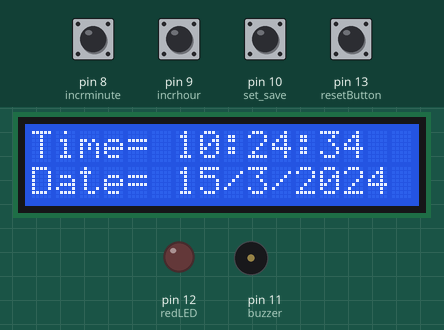
A sketch run on a simulated Arduino Uno, built with avr-gcc and run on an emulated ATmega328P. Parts: 16×2 character LCD, output pins drawn as LEDs (lit = HIGH), buzzer (waves = sounding, pin HIGH). The test bench sets the inputs (shaded band); at power-on: pin 8 (incrminute), pin 9 (incrhour), pin 10 (set_save), pin 13 (resetButton) HIGH. The local clock reads 2024-03-15 10:24:30 at power-on unless the sketch sets it.

Above: at 4.1 s.
5.3 s: pin 10 (set_save) pulled LOW for 0.2 s
At 5.9 s:
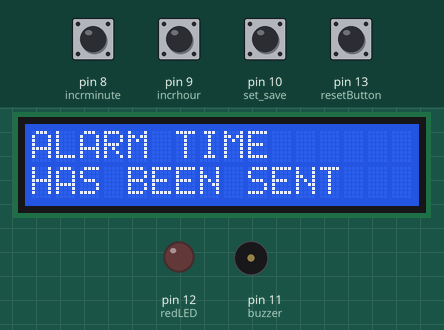
8.5 s: pin 13 (resetButton) pulled LOW for 1 s
At 9.6 s:
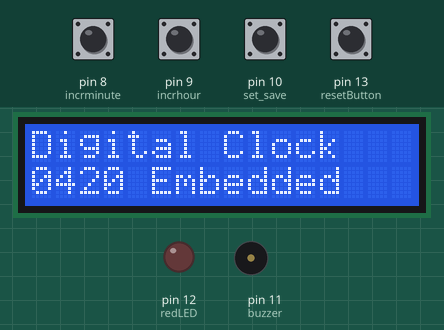
11.3 s: pin 10 (set_save) pulled LOW for 0.2 s
At 12.6 s:
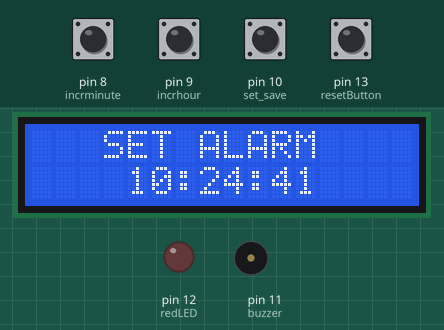
13.1 s: pin 8 (incrminute) pulled LOW for 1 s
At 15.3 s:
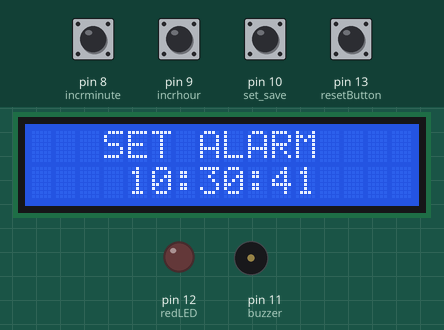
15.6 s: pin 9 (incrhour) pulled LOW for 0.2 s
At 17.1 s:
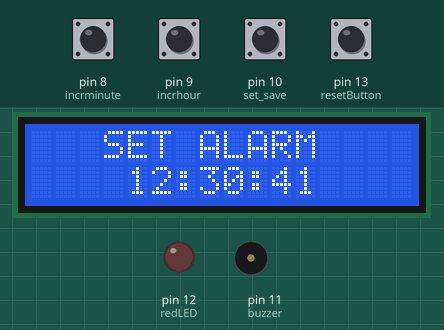
17.4 s: pin 8 (incrminute) pulled LOW for 0.2 s
At 18.5 s:
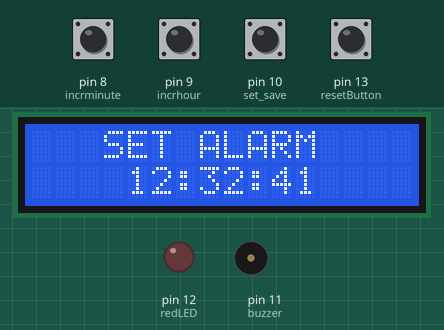
Timing chart, 0 to 20.2 s (numbered marks = the images above; inputs shaded):
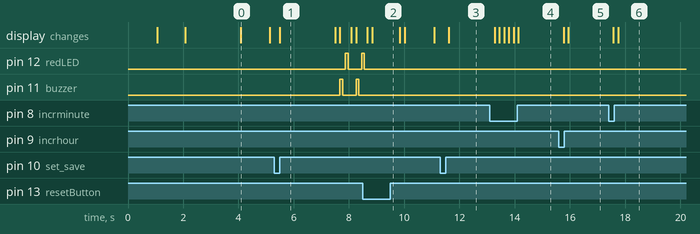

Measured:
- after the input at 5.3 s, pin 12 (redLED): LOW → HIGH after 2.6 s, → LOW 0.10 s later, → HIGH 0.48 s later; pin 11 (buzzer): alternates HIGH for 0.10 s and LOW for 0.48 s, starting after 2.4 s; the display: changes after 0.19 s (image 1)
- after the input at 8.5 s, pin 12 (redLED): goes on until 8.6 s, then stays LOW; pin 11 (buzzer): stops changing and stays LOW; the display: first differs from a run without the input after 0.34 s (image 2)
- after the input at 11.3 s, the display: changes after 0.31 s (image 3)
- after the input at 13.1 s, the display: first changes after 0.17 s (image 4 shows a later state)
- after the input at 15.6 s, the display: first changes after 0.17 s (image 5 shows a later state)
- after the input at 17.4 s, the display: first changes after 0.17 s (image 6 shows a later state)
- what the display in image 0 shows lasts 1.0 s, from 4.1 s to 5.1 s

The sketch:

sketch_dec28a.ino
```cpp
#include <Wire.h>
#include <LiquidCrystal.h>
#include <DS1307RTC.h>
#include <TimeLib.h>

tmElements_t tm;

LiquidCrystal LCD(7, 6, 5, 4, 3, 2);

void setalarms(int, int, int );

#define set_save 10
#define incrhour 9
#define incrminute 8
#define buzzer 11
#define redLED 12
#define resetButton 13

int hours = 5, minutes = 0;
void setup()
{
   // Set up button and pin configurations
  pinMode(resetButton, INPUT_PULLUP);
  pinMode(buzzer, OUTPUT);
  pinMode(redLED, OUTPUT);
  pinMode(set_save, INPUT_PULLUP);
  pinMode(incrhour, INPUT_PULLUP);
  pinMode(incrminute, INPUT_PULLUP);
  digitalWrite(set_save, HIGH);
  digitalWrite(incrhour, HIGH);
  digitalWrite(incrminute, HIGH);
  digitalWrite(redLED, LOW);
  // Initialize the LCD display
  LCD.begin(16,2);
  LCD.clear();
  delay(1000);
  LCD.setCursor(0,0);
  LCD.print("Digital Clock");
  delay(1000);
  LCD.setCursor(0,1);
  LCD.print("0420 Embedded");
  delay(2000);
}

void loop()
{
  // Update the current time and date
  time_date();
// Check if the reset button is pressed
  if (digitalRead(resetButton) == 0)
{
  hours = 5;
  minutes = 0;
  LCD.clear();
  LCD.setCursor(0,0);
  LCD.print("Digital Clock");
  LCD.setCursor(0,1);
  LCD.print("0420 Embedded");
  delay(1000);
}
  // Check if the set/save button is pressed
  if(digitalRead(set_save) == 0 )
  {
    delay(170);
    setalarms(tm.Hour, tm.Minute, tm.Second);
  }
// Check if it's time for the alarm
  else if(hours == tm.Hour && minutes == tm.Minute)
  {

    LCD.clear();
    LCD.setCursor(0,0);
    LCD.print("    Wake UP !");
    LCD.setCursor(0,1);
    LCD.print("    Wake UP !");
    beep();
  }

  else
  {
    digitalWrite(redLED, LOW);
  }

}
// Function to display current time and date on the LCD
void time_date()
{
  if (RTC.read(tm))
  {
    LCD.setCursor(0,0);
    LCD.print("Time= " + (String)tm.Hour + ":" + (String)tm.Minute + ":" + (String)tm.Second + "   ");
    LCD.setCursor(0,1);
    LCD.print("Date= " + (String)tm.Day + "/" + (String)tm.Month + "/" + (String)tmYearToCalendar(tm.Year) + "   ");
  }
  delay(170);
}
// Function to set alarms
void setalarms(int HOURS, int MINUTES, int SECONDS)
{
 // Clear the LCD display and set the cursor to the starting position
  LCD.clear();
  LCD.setCursor(0,0);
  LCD.print("   SET ALARM   ");
  LCD.setCursor(0,1);

// Infinite loop for setting the alarm time
  while (1)
  {
    // Check if the hour increment button is pressed
    if (digitalRead(incrhour) == 0 && digitalRead(incrminute) == 1 && digitalRead(set_save) == 1 )
    {
      HOURS = HOURS + 1;
      delay(170);
      if (HOURS > 23)
        HOURS = HOURS - 24;
    }
// Check if both hour and minute increment buttons are pressed, and set the alarm
    else if (digitalRead(incrhour) == 1 && digitalRead(incrminute) == 1 && digitalRead(set_save) == 0)
    {
      hours = HOURS;
      minutes = MINUTES;
      LCD.clear();
      LCD.setCursor(0,0);
      LCD.print("ALARM TIME   ");
      LCD.setCursor(0,1);
      LCD.print("HAS BEEN SENT   ");
      delay(2000);
      break; // Exit the loop
    }
// Check if the minute increment button is pressed
    else if (digitalRead(incrhour) == 1 && digitalRead(incrminute) == 0 && digitalRead(set_save) == 1)
    {
      MINUTES = MINUTES + 1;
      delay(170);
      if (MINUTES > 60)
        MINUTES = MINUTES - 60;
    }
    // Display the current alarm time on the LCD
    LCD.setCursor(4,1);
    LCD.print((String)HOURS + ":" + (String)MINUTES + ":" + (String)SECONDS + "    ");
  }
}
// Function to produce a beep and flash the red LED
void beep()
{
 digitalWrite(buzzer, HIGH);
 delay(100);
 digitalWrite(buzzer, LOW);
 delay(100);
 digitalWrite(redLED, HIGH);
 delay(100);
 digitalWrite(redLED, LOW);
 delay(100);
}
```
